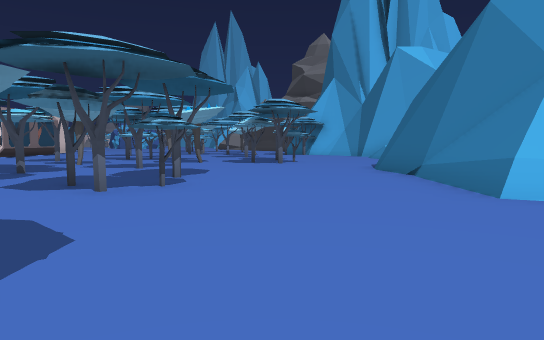
[1] (above)

24 first-person views from a walk through a scene from a Unity 3-D project. The camera is 1.2 m above the floor, tilts 4° down and sees 70° across. The floor is counted in squares, 2 m on a side. Each view is taken from the middle of a square. On the plan, view 1 faces up. The plan holds only what a view shows up to about 11 squares ahead; the rest is blank. The place goes on beyond the plan. The player is left out. Door leaves are left out, so doorways stand open.

[2]
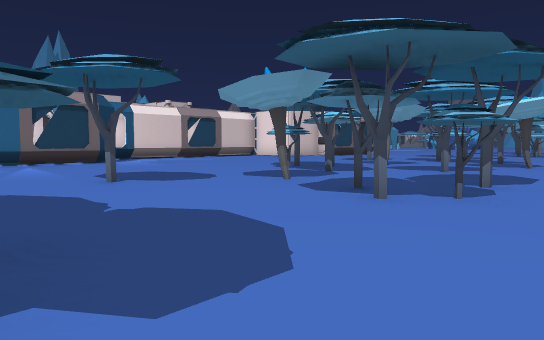

[3]
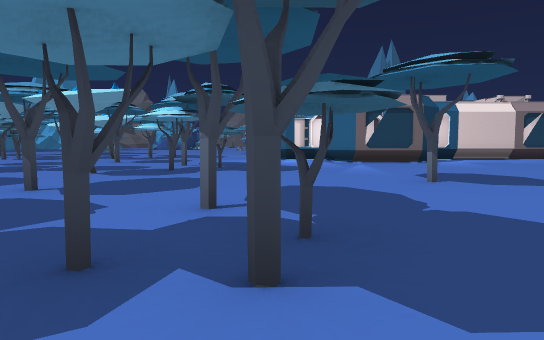

[4]
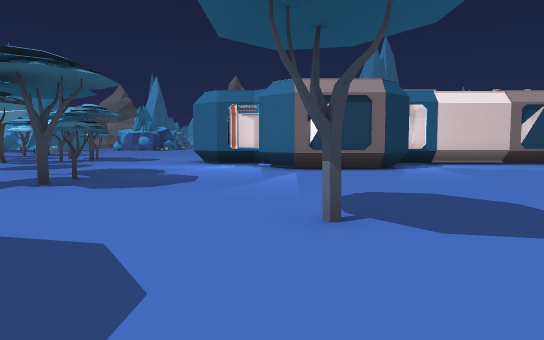

[5]
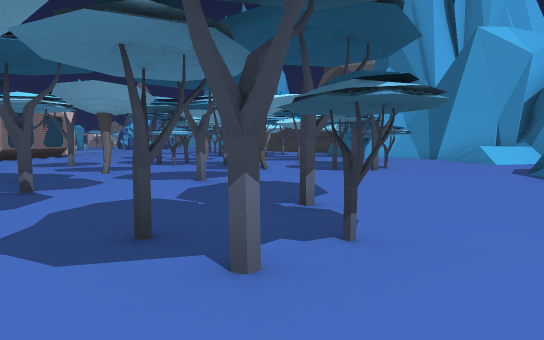

[6]
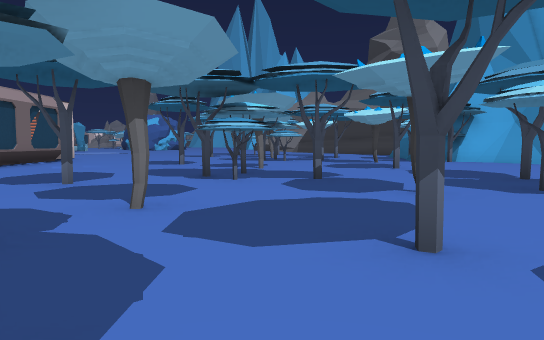

[7]
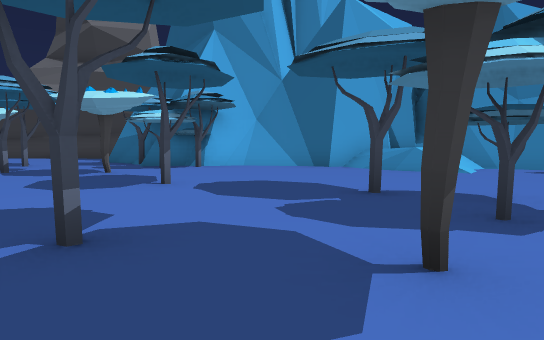

[8]
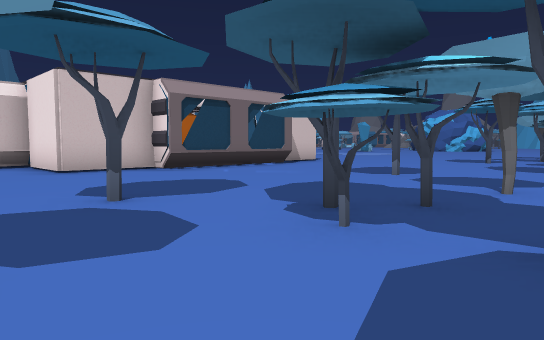

[9]
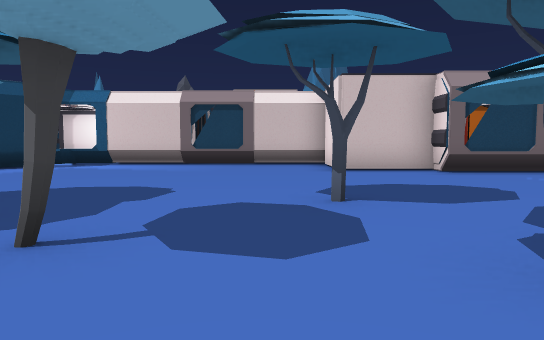

[10]
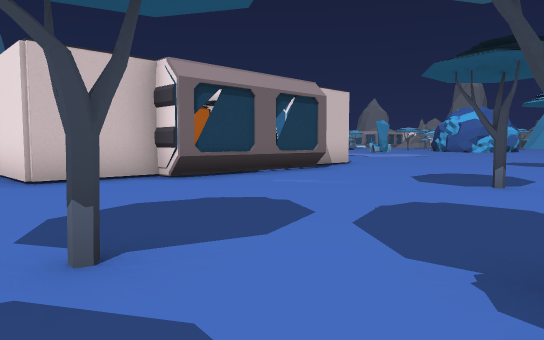

[11]
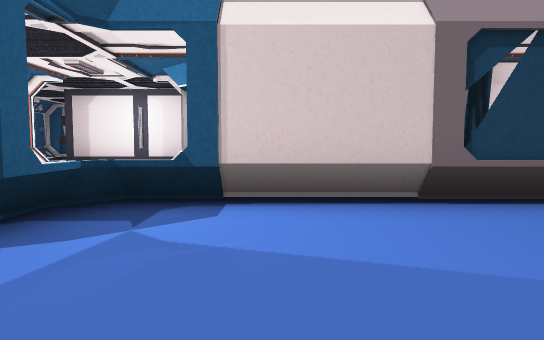

[12]
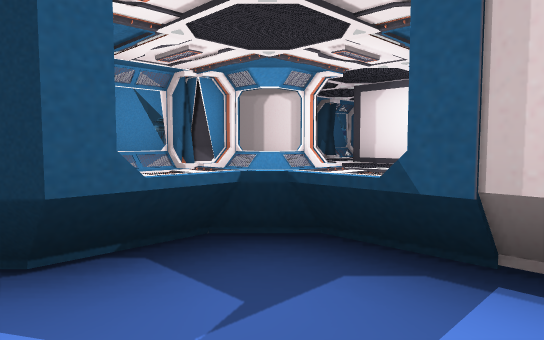

[13]
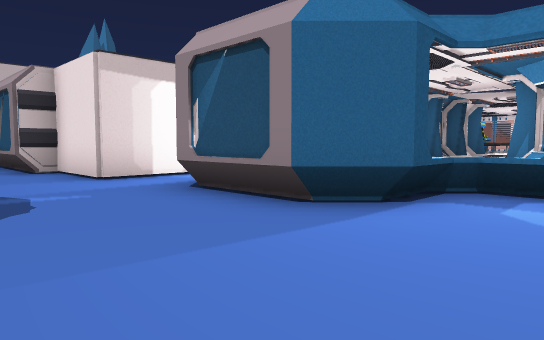

[14]
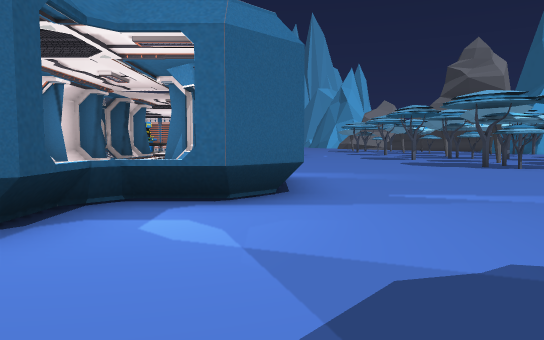

[15]
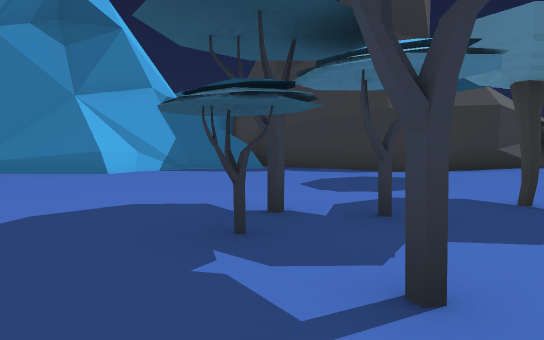

[16]
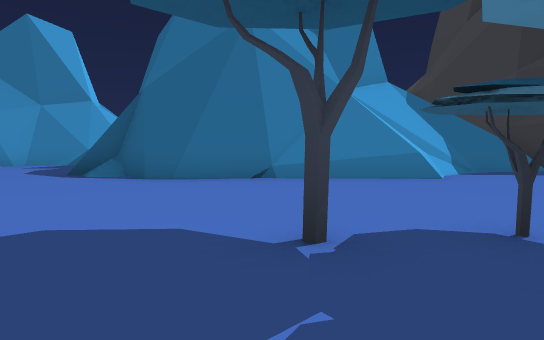

[17]
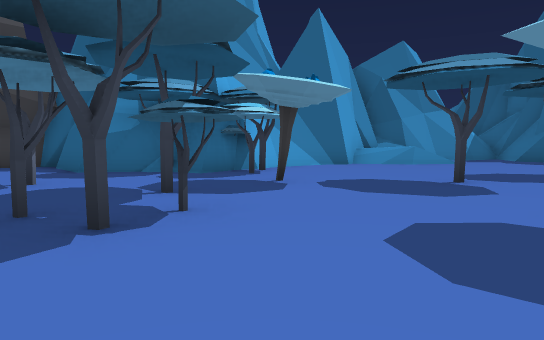

[18]
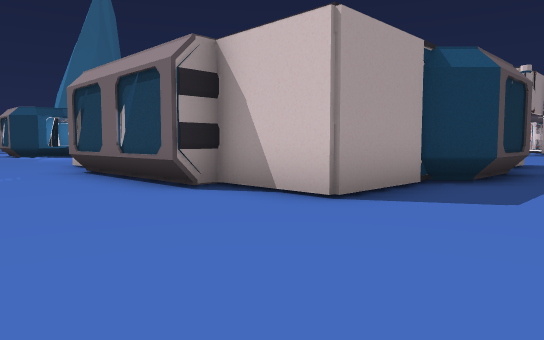

[19]
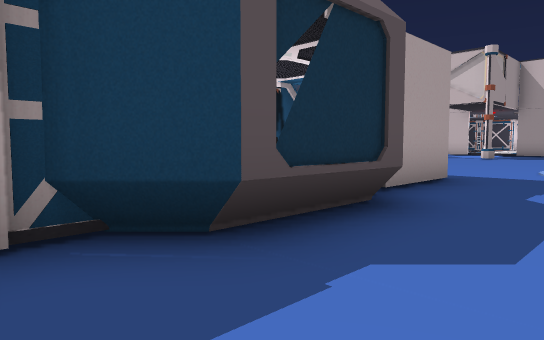

[20]
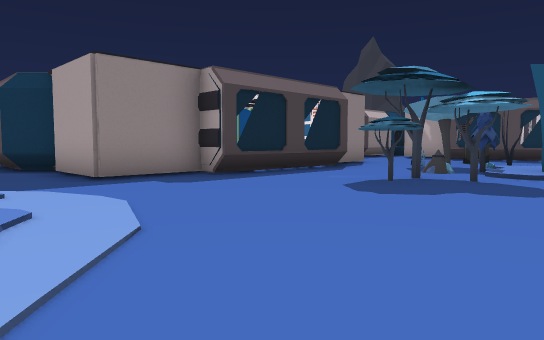

[21]
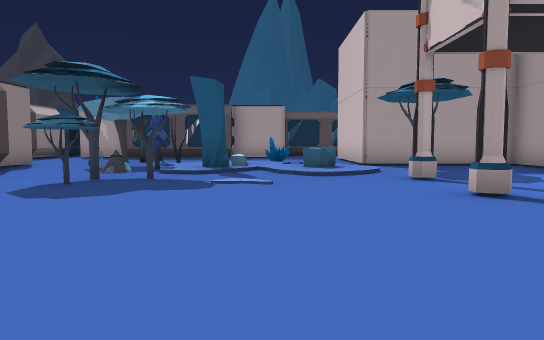

[22]
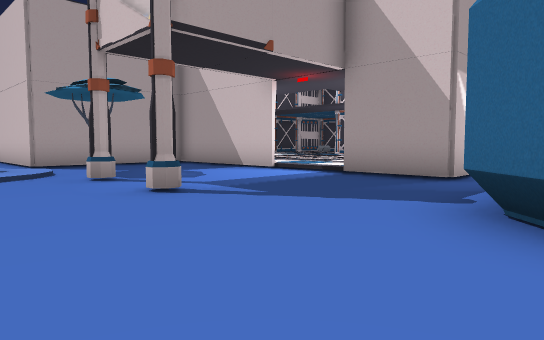

[23]
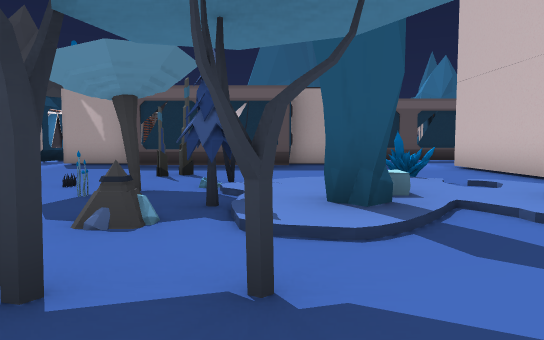

[24]
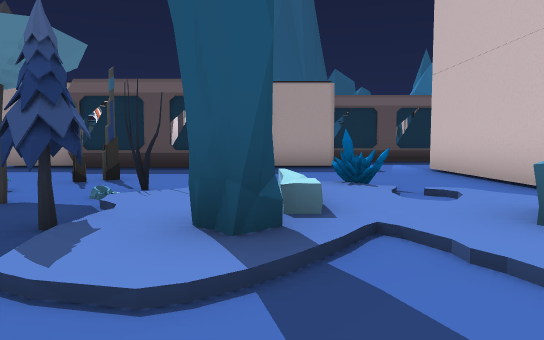

### Floor plan
Key: @ floor where view 1 was taken; # wall or solid block; . main floor; : floor 0.25 m higher than the main floor; / step, stairs or slope; D open door; = window, fence, low wall or low ledge; ^ raised ledge; T thing the floor can be seen under or through; O other object.
Columns run from 34 left of view 1 to 7 right of it. Each row starts with its distance up from view 1.
 24       .....:      .... ....O.     ..##
 23     =#........................  ...##
 22  #............####==####...... ..O.##
 21  T ...........#::   :::#......O....O#
 20  :T..OO.......#:      :#......OOO..###
 19  DD........O..=:       =.........O..###
 18 :DD..OO....O..=        =...O..........#
 17 :#...../..O...=        =..............###
 16  # ..O/O/O/O..=       :=......O..O....//##
 15  ##.../O:/:OO.#       :#..............= ##
 14  :####./:/:OOO #      ##.....O........//##
 13    ::#..O//O.O.#    ###....O.OOO..O...../#
 12      #......O..  #  #...........OOOO.....#
 11      #.......... =  =........O.........
 10      #.......... =  =................/#
  9      #.###====####  #.......O..O.....##
  8        #::    ::##  #......OOO.......#
  7                     =...........O....#
  6              #  ==  ==#.......O.O....#
  5              #        =........OOO...##
  4              #::::    =..............=^
  3              #::==: :=#.....O.........##
  2               ::=/::=..................##
  1               :###==#..........OO......##
  0             ==##........OO....O.O.@....#
 -1               ..........OO.......#....##
 -2                    .......OO.O.  O..O##

Where each view was taken, in squares from view 1:
view 1: 0 up, 0 right, facing up
view 2: 1 up, 0 right, facing up-left
view 3: 1 up, 0 right, facing left
view 4: 3 up, 3 left, facing left
view 5: 3 up, 2 left, facing up
view 6: 7 up, 4 left, facing up
view 7: 11 up, 4 left, facing up-right
view 8: 11 up, 3 left, facing up-left
view 9: 12 up, 3 left, facing left
view 10: 12 up, 5 left, facing up-left
view 11: 8 up, 10 left, facing left
view 12: 8 up, 12 left, facing down-left
view 13: 2 down, 12 left, facing up-left
view 14: 1 down, 12 left, facing up
view 15: 1 up, 5 left, facing right
view 16: 7 up, 4 left, facing right
view 17: 19 up, 7 left, facing right
view 18: 24 up, 8 left, facing down-left
view 19: 24 up, 13 left, facing down-left
view 20: 24 up, 26 left, facing down-right
view 21: 24 up, 26 left, facing down
view 22: 24 up, 26 left, facing down-left
view 23: 19 up, 24 left, facing down
view 24: 18 up, 25 left, facing down
